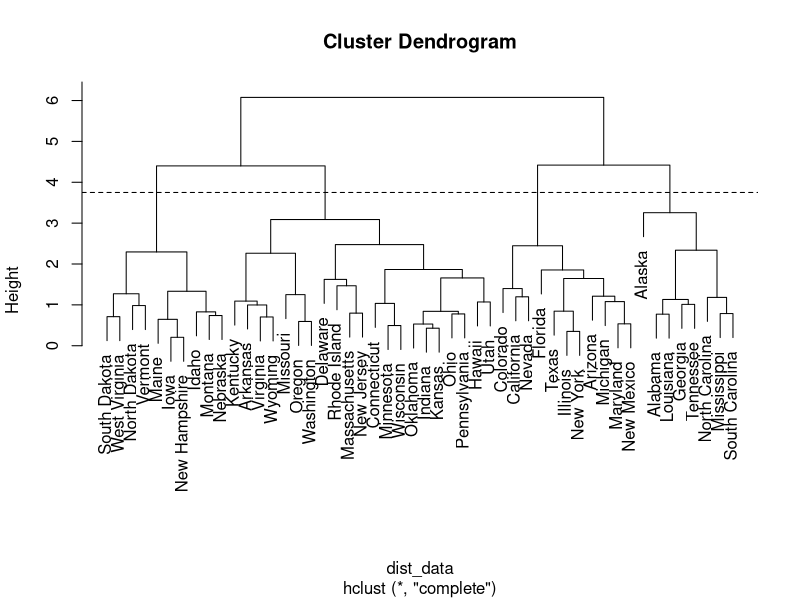
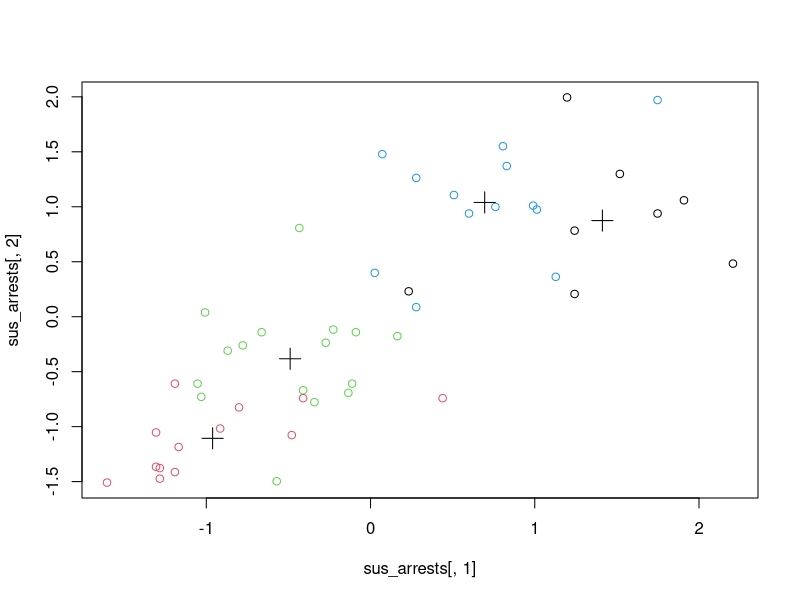
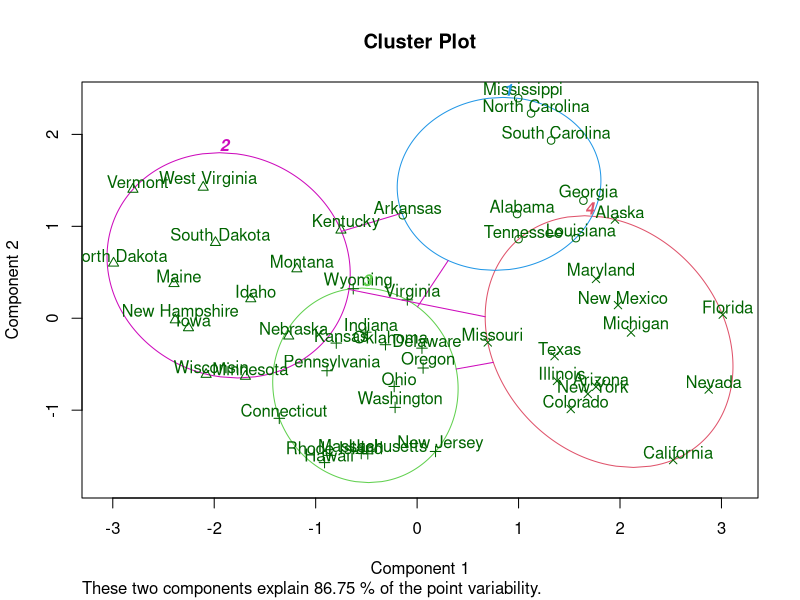
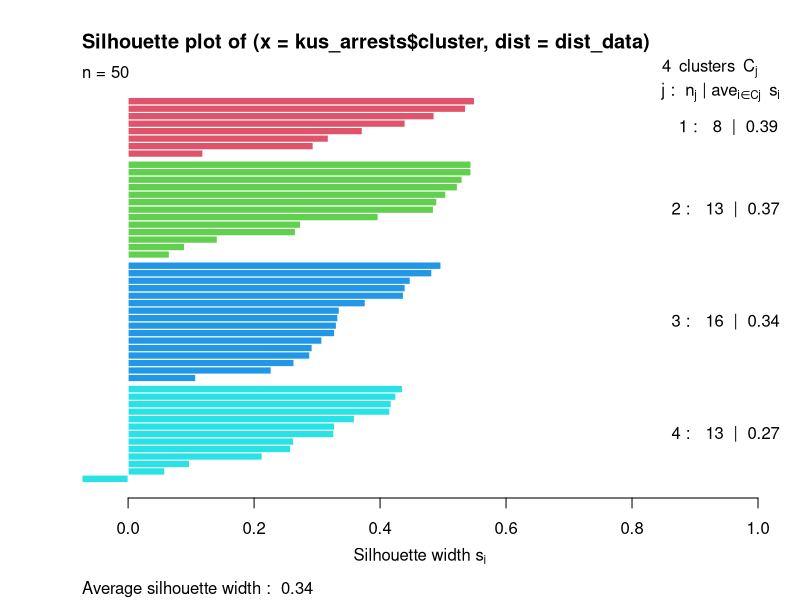
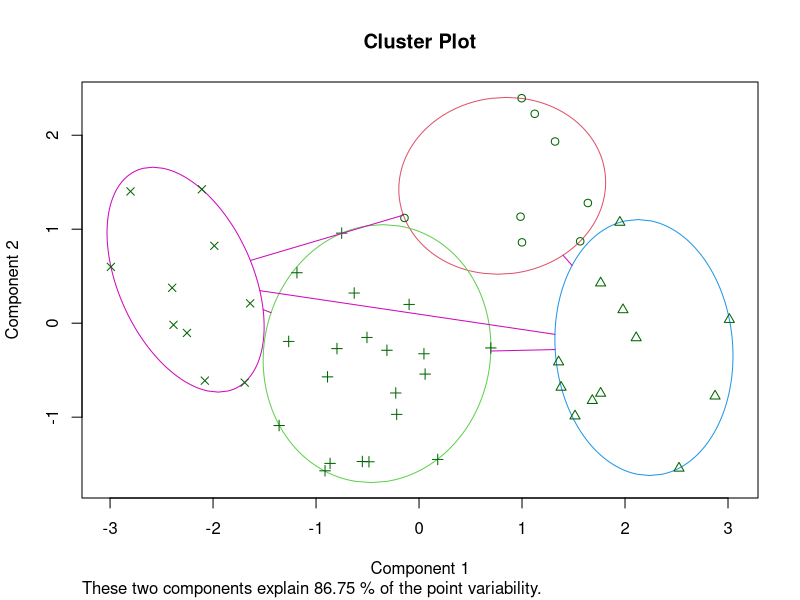
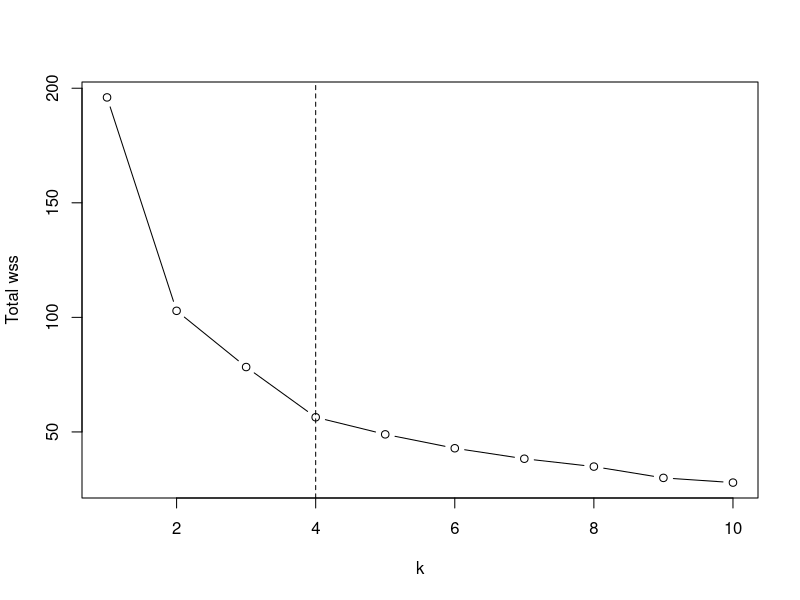
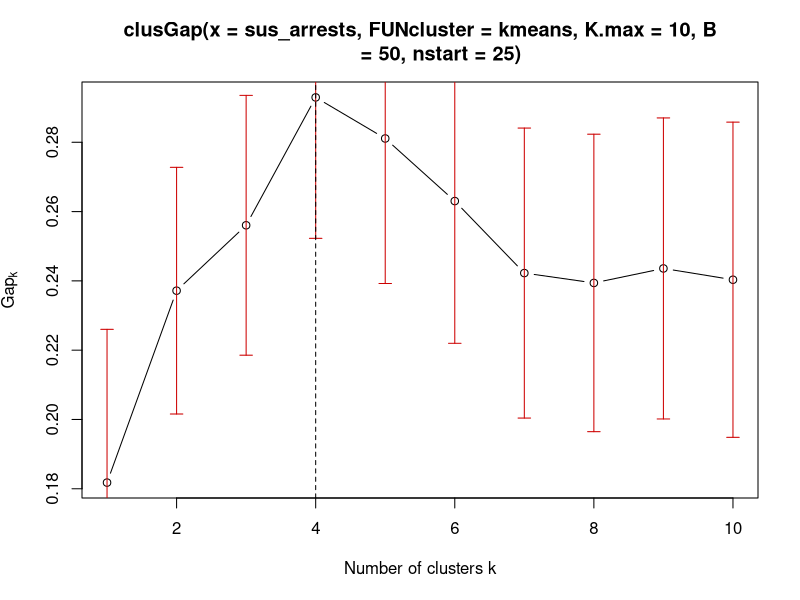

Generate these figures, in order, with R:
data("USArrests")
us_arrests<-USArrests #Making copy
head(us_arrests)
str(us_arrests)
summary(us_arrests)
sus_arrests<-scale(us_arrests)
head(sus_arrests)
dist_data<-dist(sus_arrests, method = 'euclidean')
hdata<-hclust(dist_data)
plot(hdata)
abline(h=3.75, lty=2) 

set.seed(123)
kus_arrests<-kmeans(sus_arrests, centers = 4, nstart = 50)
#Simple visualisation of clusters 
plot(x=sus_arrests[,1], y=sus_arrests[,2], col=kus_arrests$cluster)
points(kus_arrests$centers, pch=3, cex=2)

library(cluster)
clusplot(sus_arrests, kus_arrests$cluster, color = T, labels = 2, main = 'Cluster Plot')
plot(silhouette(kus_arrests$cluster, dist = dist_data), col=2:5)

PAMus_arrests<-pam(sus_arrests, 4)
clusplot(sus_arrests, PAMus_arrests$clustering, color = T, main = 'Cluster Plot')

kmax<-10
WSSus_arrests<-sapply(1:kmax, function(k) kmeans(sus_arrests, centers = k, nstart = 10)$tot.withinss)

plot(1:kmax, WSSus_arrests, type = 'b', xlab = 'k', ylab = 'Total wss')
abline(v=4, lty=2)

set.seed(123)
gap_stat <- clusGap(sus_arrests, FUN = kmeans, nstart = 25, K.max = 10, B = 50)

plot(gap_stat, xlab = "Number of clusters k")
abline(v = 4, lty = 2)

